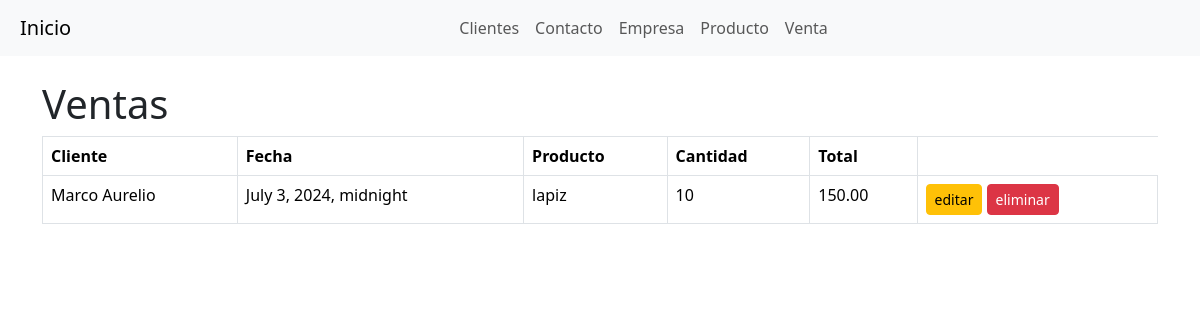
The page /ventas/ on the database as committed earlier.
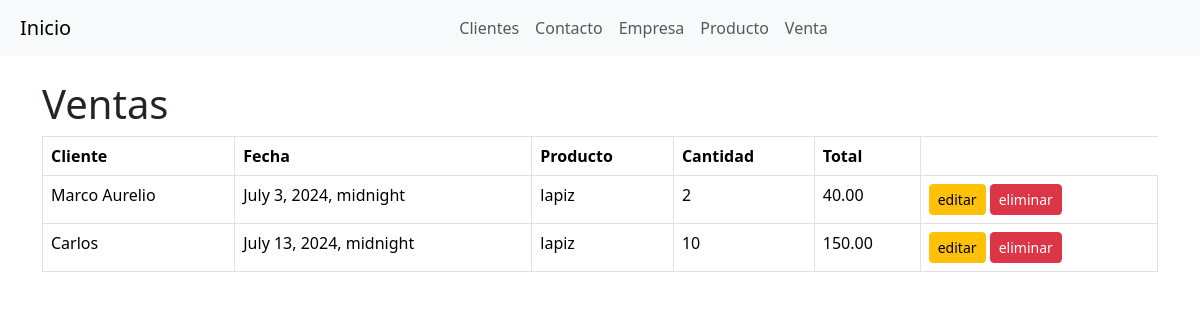
The same page on the database as committed later.
### myapp/models.py (models this page shows, shortened)
class Venta(models.Model):
    fecha = models.DateTimeField(blank=True)
    cantidad = models.IntegerField()
    total = models.DecimalField(max_digits=10, decimal_places=2)
    cliente = models.ForeignKey(Cliente, on_delete=models.CASCADE)
    producto = models.ForeignKey(Producto, on_delete=models.CASCADE)

class Cliente(models.Model):
    nombre = models.CharField(max_length=100)
    email = models.EmailField()
    telefono = models.CharField(max_length=15)
    direccion = models.CharField(max_length=255)
    def __str__(self):
        return self.nombre

class Producto(models.Model):
    nombre = models.CharField(max_length=100)
    descripcion = models.TextField()
    precio = models.DecimalField(max_digits=10, decimal_places=2)
    def __str__(self):
        return self.nombre

### myapp/views.py (the view)
# urls.py: path('ventas/', views.venta_list, name='venta_list'),
def venta_list(request):
    ventas = Venta.objects.all()
    return render(request, 'venta_list.html', {'ventas': ventas})

### myapp/templates/venta_list.html (shortened to what this page needs)
<html>
<head>
    <link href="https://cdn.jsdelivr.net/npm/bootstrap@5.3.3/dist/css/bootstrap.min.css" rel="stylesheet" />
</head>
<body>
    <nav class="navbar navbar-expand-lg navbar-light bg-light">
        <a class="navbar-brand" href="{% url 'admin_dashboard' %}">Inicio</a>
        <div class="collapse navbar-collapse" id="navbarNav">
          <ul class="navbar-nav">
            <li class="nav-item">
              <a class="nav-link" href="{% url 'cliente_list' %}">Clientes</a>
            </li>
            <li class="nav-item">
              <a class="nav-link" href="{% url 'contacto_list' %}">Contacto</a>
            </li>
            <li class="nav-item">
              <a class="nav-link" href="{% url 'empresa_list' %}">Empresa</a>
            </li>
            <li class="nav-item">
              <a class="nav-link" href="{% url 'producto_list' %}">Producto</a>
            </li>
            <li class="nav-item">
              <a class="nav-link" href="{% url 'venta_list' %}">Venta</a>
            </li>
          </ul>
        </div>
      </nav>
    <div class="container">
      <h1 class="mt-4">Ventas</h1>
      <table class="table table-bordered">
          <thead>
              <tr>
                  <th>Cliente</th>
                  <th>Fecha</th>
                  <th>Producto</th>
                  <th>Cantidad</th>
                  <th>Total</th>
              </tr>
          </thead>
          <tbody>
              {% for venta in ventas %}
              <tr>
                  <td>{{ venta.cliente }}</td>
                  <td>{{ venta.fecha }}</td>
                  <td>{{ venta.producto }}</td>
                  <td>{{ venta.cantidad }}</td>
                  <td>{{ venta.total }}</td>
                  <td>
                    <a href="{% url 'venta_edit' venta.pk %}"  class="btn btn-warning btn-sm">editar</a>
                    <a href="{% url 'venta_delete' venta.pk %}"  class="btn btn-danger btn-sm">eliminar</a>
                  </td>
              </tr>
              {% endfor %}
          </tbody>
      </table>
  </div>
</body>
</html>

Rows that differ between the two databases and show on the page:
changed Venta "July 3, 2024, midnight": cantidad "10" → "2"; total "150.00" → "40.00"
added Venta: cliente "Carlos", fecha "July 13, 2024, midnight", producto "lapiz", cantidad "10", total "150.00"
